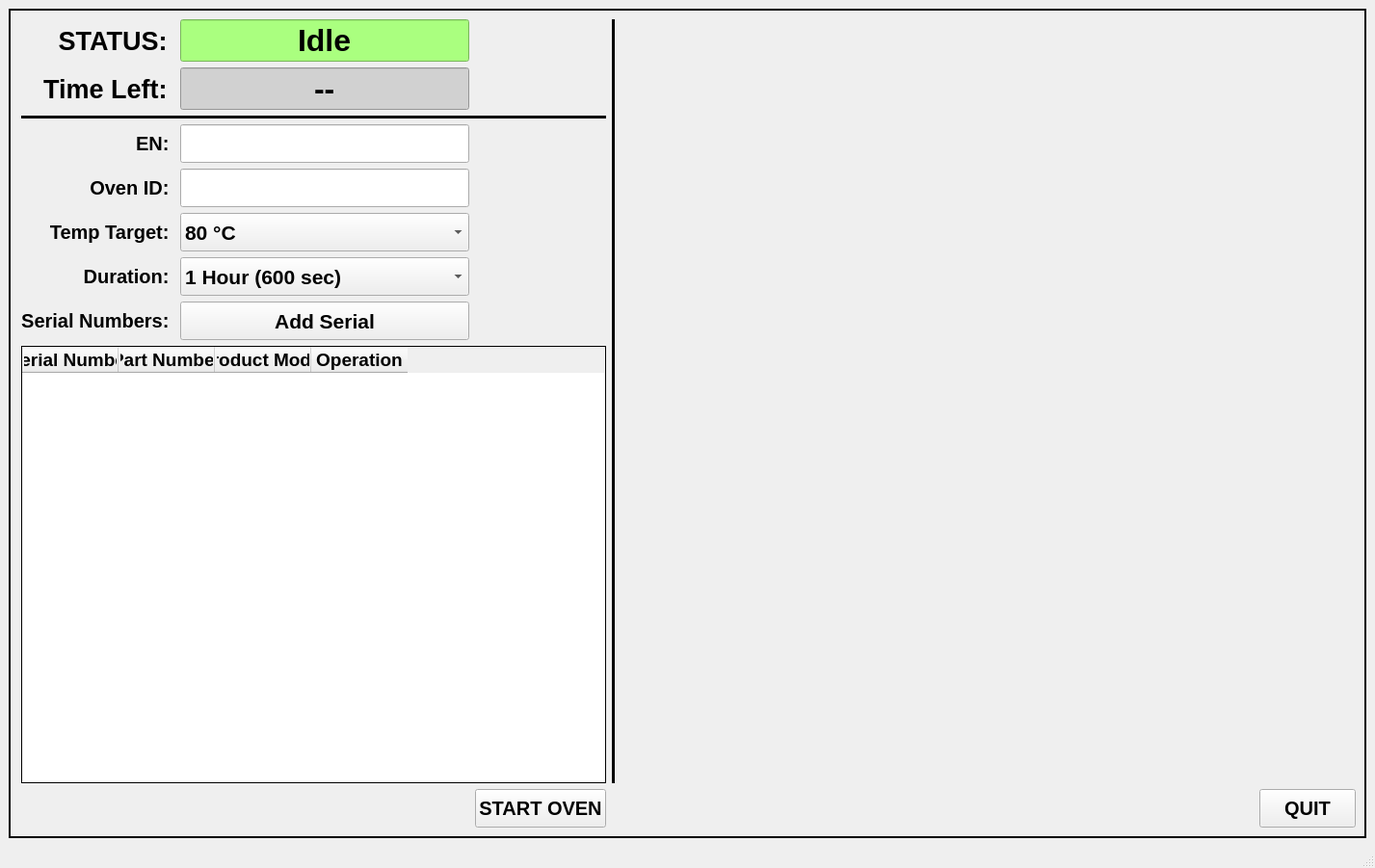
<?xml version="1.0" encoding="UTF-8"?>
<ui version="4.0">
 <class>MainWindow</class>
 <widget class="QMainWindow" name="MainWindow">
  <property name="geometry">
   <rect>
    <x>0</x>
    <y>0</y>
    <width>1427</width>
    <height>901</height>
   </rect>
  </property>
  <property name="windowTitle">
   <string>MainWindow</string>
  </property>
  <widget class="QWidget" name="centralwidget">
   <layout class="QGridLayout" name="gridLayout">
    <item row="1" column="0">
     <widget class="QFrame" name="frame_2">
      <property name="frameShape">
       <enum>QFrame::Panel</enum>
      </property>
      <property name="frameShadow">
       <enum>QFrame::Plain</enum>
      </property>
      <property name="lineWidth">
       <number>2</number>
      </property>
      <layout class="QGridLayout" name="gridLayout_3">
       <property name="leftMargin">
        <number>11</number>
       </property>
       <item row="0" column="1">
        <widget class="Line" name="line_2">
         <property name="frameShadow">
          <enum>QFrame::Plain</enum>
         </property>
         <property name="lineWidth">
          <number>10</number>
         </property>
         <property name="orientation">
          <enum>Qt::Vertical</enum>
         </property>
        </widget>
       </item>
       <item row="0" column="0" rowspan="2">
        <layout class="QGridLayout" name="gridLayout_4">
         <item row="5" column="1">
          <widget class="QLineEdit" name="EN_Value">
           <property name="sizePolicy">
            <sizepolicy hsizetype="Preferred" vsizetype="Fixed">
             <horstretch>0</horstretch>
             <verstretch>0</verstretch>
            </sizepolicy>
           </property>
           <property name="minimumSize">
            <size>
             <width>300</width>
             <height>40</height>
            </size>
           </property>
           <property name="maximumSize">
            <size>
             <width>300</width>
             <height>16777215</height>
            </size>
           </property>
           <property name="font">
            <font>
             <pointsize>16</pointsize>
             <weight>75</weight>
             <bold>true</bold>
            </font>
           </property>
           <property name="text">
            <string/>
           </property>
           <property name="alignment">
            <set>Qt::AlignCenter</set>
           </property>
          </widget>
         </item>
         <item row="6" column="1">
          <widget class="QLineEdit" name="Oven_ID">
           <property name="sizePolicy">
            <sizepolicy hsizetype="Preferred" vsizetype="Fixed">
             <horstretch>0</horstretch>
             <verstretch>0</verstretch>
            </sizepolicy>
           </property>
           <property name="minimumSize">
            <size>
             <width>300</width>
             <height>40</height>
            </size>
           </property>
           <property name="maximumSize">
            <size>
             <width>300</width>
             <height>16777215</height>
            </size>
           </property>
           <property name="font">
            <font>
             <pointsize>16</pointsize>
             <weight>75</weight>
             <bold>true</bold>
            </font>
           </property>
           <property name="text">
            <string/>
           </property>
           <property name="alignment">
            <set>Qt::AlignCenter</set>
           </property>
          </widget>
         </item>
         <item row="0" column="1">
          <widget class="QLineEdit" name="Oven_Status">
           <property name="sizePolicy">
            <sizepolicy hsizetype="Fixed" vsizetype="Fixed">
             <horstretch>0</horstretch>
             <verstretch>0</verstretch>
            </sizepolicy>
           </property>
           <property name="minimumSize">
            <size>
             <width>150</width>
             <height>40</height>
            </size>
           </property>
           <property name="maximumSize">
            <size>
             <width>300</width>
             <height>16777215</height>
            </size>
           </property>
           <property name="font">
            <font>
             <pointsize>24</pointsize>
             <weight>75</weight>
             <bold>true</bold>
            </font>
           </property>
           <property name="styleSheet">
            <string notr="true">background-color: rgb(170, 255, 127);</string>
           </property>
           <property name="text">
            <string>Idle</string>
           </property>
           <property name="alignment">
            <set>Qt::AlignCenter</set>
           </property>
           <property name="readOnly">
            <bool>true</bool>
           </property>
          </widget>
         </item>
         <item row="1" column="1">
          <widget class="QLineEdit" name="TimeLeftLabel">
           <property name="sizePolicy">
            <sizepolicy hsizetype="Fixed" vsizetype="Fixed">
             <horstretch>0</horstretch>
             <verstretch>0</verstretch>
            </sizepolicy>
           </property>
           <property name="minimumSize">
            <size>
             <width>150</width>
             <height>40</height>
            </size>
           </property>
           <property name="maximumSize">
            <size>
             <width>300</width>
             <height>16777215</height>
            </size>
           </property>
           <property name="font">
            <font>
             <pointsize>24</pointsize>
             <weight>75</weight>
             <bold>true</bold>
            </font>
           </property>
           <property name="styleSheet">
            <string notr="true">background-color: rgb(209, 209, 209);</string>
           </property>
           <property name="text">
            <string>--</string>
           </property>
           <property name="alignment">
            <set>Qt::AlignCenter</set>
           </property>
           <property name="readOnly">
            <bool>true</bool>
           </property>
          </widget>
         </item>
         <item row="9" column="0">
          <widget class="QLabel" name="label_4">
           <property name="font">
            <font>
             <pointsize>15</pointsize>
             <weight>75</weight>
             <bold>true</bold>
            </font>
           </property>
           <property name="layoutDirection">
            <enum>Qt::RightToLeft</enum>
           </property>
           <property name="text">
            <string>Serial Numbers: </string>
           </property>
           <property name="alignment">
            <set>Qt::AlignRight|Qt::AlignTrailing|Qt::AlignVCenter</set>
           </property>
          </widget>
         </item>
         <item row="6" column="0">
          <widget class="QLabel" name="label_7">
           <property name="font">
            <font>
             <pointsize>15</pointsize>
             <weight>75</weight>
             <bold>true</bold>
            </font>
           </property>
           <property name="layoutDirection">
            <enum>Qt::RightToLeft</enum>
           </property>
           <property name="text">
            <string>Oven ID: </string>
           </property>
           <property name="alignment">
            <set>Qt::AlignRight|Qt::AlignTrailing|Qt::AlignVCenter</set>
           </property>
          </widget>
         </item>
         <item row="1" column="0">
          <widget class="QLabel" name="label_6">
           <property name="font">
            <font>
             <pointsize>20</pointsize>
             <weight>75</weight>
             <bold>true</bold>
            </font>
           </property>
           <property name="layoutDirection">
            <enum>Qt::RightToLeft</enum>
           </property>
           <property name="text">
            <string>Time Left: </string>
           </property>
           <property name="alignment">
            <set>Qt::AlignRight|Qt::AlignTrailing|Qt::AlignVCenter</set>
           </property>
          </widget>
         </item>
         <item row="7" column="1">
          <widget class="QComboBox" name="Target">
           <property name="minimumSize">
            <size>
             <width>300</width>
             <height>40</height>
            </size>
           </property>
           <property name="maximumSize">
            <size>
             <width>300</width>
             <height>16777215</height>
            </size>
           </property>
           <property name="font">
            <font>
             <pointsize>16</pointsize>
             <weight>75</weight>
             <bold>true</bold>
            </font>
           </property>
           <item>
            <property name="text">
             <string>80 °C</string>
            </property>
           </item>
           <item>
            <property name="text">
             <string>25 °C</string>
            </property>
           </item>
          </widget>
         </item>
         <item row="9" column="1">
          <widget class="QPushButton" name="AddSNButton">
           <property name="sizePolicy">
            <sizepolicy hsizetype="Preferred" vsizetype="Fixed">
             <horstretch>0</horstretch>
             <verstretch>0</verstretch>
            </sizepolicy>
           </property>
           <property name="minimumSize">
            <size>
             <width>0</width>
             <height>40</height>
            </size>
           </property>
           <property name="font">
            <font>
             <pointsize>16</pointsize>
             <weight>75</weight>
             <bold>true</bold>
            </font>
           </property>
           <property name="text">
            <string>Add Serial</string>
           </property>
          </widget>
         </item>
         <item row="8" column="0">
          <widget class="QLabel" name="label_3">
           <property name="font">
            <font>
             <pointsize>15</pointsize>
             <weight>75</weight>
             <bold>true</bold>
            </font>
           </property>
           <property name="layoutDirection">
            <enum>Qt::RightToLeft</enum>
           </property>
           <property name="text">
            <string>Duration: </string>
           </property>
           <property name="alignment">
            <set>Qt::AlignRight|Qt::AlignTrailing|Qt::AlignVCenter</set>
           </property>
          </widget>
         </item>
         <item row="0" column="0">
          <widget class="QLabel" name="label_5">
           <property name="font">
            <font>
             <pointsize>20</pointsize>
             <weight>75</weight>
             <bold>true</bold>
            </font>
           </property>
           <property name="layoutDirection">
            <enum>Qt::RightToLeft</enum>
           </property>
           <property name="text">
            <string>STATUS: </string>
           </property>
           <property name="alignment">
            <set>Qt::AlignRight|Qt::AlignTrailing|Qt::AlignVCenter</set>
           </property>
          </widget>
         </item>
         <item row="7" column="0">
          <widget class="QLabel" name="label_2">
           <property name="font">
            <font>
             <pointsize>15</pointsize>
             <weight>75</weight>
             <bold>true</bold>
            </font>
           </property>
           <property name="layoutDirection">
            <enum>Qt::RightToLeft</enum>
           </property>
           <property name="text">
            <string>Temp Target: </string>
           </property>
           <property name="alignment">
            <set>Qt::AlignRight|Qt::AlignTrailing|Qt::AlignVCenter</set>
           </property>
          </widget>
         </item>
         <item row="5" column="0">
          <widget class="QLabel" name="label">
           <property name="font">
            <font>
             <pointsize>15</pointsize>
             <weight>75</weight>
             <bold>true</bold>
            </font>
           </property>
           <property name="layoutDirection">
            <enum>Qt::RightToLeft</enum>
           </property>
           <property name="text">
            <string>EN: </string>
           </property>
           <property name="alignment">
            <set>Qt::AlignRight|Qt::AlignTrailing|Qt::AlignVCenter</set>
           </property>
          </widget>
         </item>
         <item row="8" column="1">
          <widget class="QComboBox" name="Duration">
           <property name="minimumSize">
            <size>
             <width>300</width>
             <height>40</height>
            </size>
           </property>
           <property name="maximumSize">
            <size>
             <width>300</width>
             <height>16777215</height>
            </size>
           </property>
           <property name="font">
            <font>
             <pointsize>16</pointsize>
             <weight>75</weight>
             <bold>true</bold>
            </font>
           </property>
           <item>
            <property name="text">
             <string>1 Hour (600 sec)</string>
            </property>
           </item>
           <item>
            <property name="text">
             <string>1 Min (60 sec)</string>
            </property>
           </item>
          </widget>
         </item>
         <item row="5" column="2">
          <spacer name="horizontalSpacer">
           <property name="orientation">
            <enum>Qt::Horizontal</enum>
           </property>
           <property name="sizeType">
            <enum>QSizePolicy::Preferred</enum>
           </property>
           <property name="sizeHint" stdset="0">
            <size>
             <width>100</width>
             <height>20</height>
            </size>
           </property>
          </spacer>
         </item>
         <item row="3" column="0" colspan="3">
          <widget class="Line" name="line">
           <property name="frameShadow">
            <enum>QFrame::Plain</enum>
           </property>
           <property name="lineWidth">
            <number>5</number>
           </property>
           <property name="orientation">
            <enum>Qt::Horizontal</enum>
           </property>
          </widget>
         </item>
         <item row="11" column="0" colspan="3">
          <widget class="QTableWidget" name="TableWidget">
           <property name="font">
            <font>
             <pointsize>14</pointsize>
             <weight>75</weight>
             <bold>true</bold>
            </font>
           </property>
           <property name="frameShape">
            <enum>QFrame::Box</enum>
           </property>
           <property name="frameShadow">
            <enum>QFrame::Plain</enum>
           </property>
           <property name="alternatingRowColors">
            <bool>false</bool>
           </property>
           <attribute name="horizontalHeaderCascadingSectionResizes">
            <bool>false</bool>
           </attribute>
           <attribute name="verticalHeaderStretchLastSection">
            <bool>false</bool>
           </attribute>
           <column>
            <property name="text">
             <string>Serial Number</string>
            </property>
           </column>
           <column>
            <property name="text">
             <string>Part Number</string>
            </property>
           </column>
           <column>
            <property name="text">
             <string>Product Model</string>
            </property>
           </column>
           <column>
            <property name="text">
             <string>Operation</string>
            </property>
           </column>
          </widget>
         </item>
         <item row="12" column="2">
          <widget class="QPushButton" name="StartButton">
           <property name="minimumSize">
            <size>
             <width>0</width>
             <height>40</height>
            </size>
           </property>
           <property name="font">
            <font>
             <pointsize>15</pointsize>
             <weight>75</weight>
             <bold>true</bold>
            </font>
           </property>
           <property name="text">
            <string>START OVEN</string>
           </property>
          </widget>
         </item>
        </layout>
       </item>
       <item row="1" column="2">
        <widget class="QPushButton" name="QuitButton">
         <property name="minimumSize">
          <size>
           <width>100</width>
           <height>40</height>
          </size>
         </property>
         <property name="maximumSize">
          <size>
           <width>100</width>
           <height>16777215</height>
          </size>
         </property>
         <property name="font">
          <font>
           <pointsize>15</pointsize>
           <weight>75</weight>
           <bold>true</bold>
          </font>
         </property>
         <property name="layoutDirection">
          <enum>Qt::RightToLeft</enum>
         </property>
         <property name="text">
          <string>QUIT</string>
         </property>
        </widget>
       </item>
       <item row="0" column="2">
        <widget class="QWidget" name="GraphWidget" native="true">
         <property name="sizePolicy">
          <sizepolicy hsizetype="Expanding" vsizetype="Expanding">
           <horstretch>0</horstretch>
           <verstretch>0</verstretch>
          </sizepolicy>
         </property>
         <layout class="QVBoxLayout" name="verticalLayout">
          <property name="spacing">
           <number>0</number>
          </property>
          <property name="leftMargin">
           <number>0</number>
          </property>
          <property name="topMargin">
           <number>0</number>
          </property>
          <property name="rightMargin">
           <number>0</number>
          </property>
          <property name="bottomMargin">
           <number>0</number>
          </property>
         </layout>
        </widget>
       </item>
      </layout>
     </widget>
    </item>
   </layout>
  </widget>
  <widget class="QStatusBar" name="statusbar"/>
 </widget>
 <resources/>
 <connections/>
</ui>
